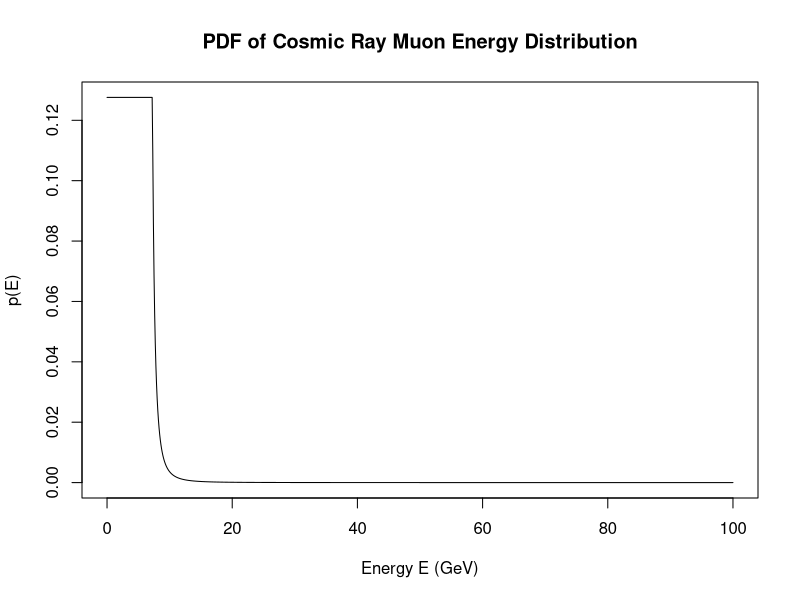
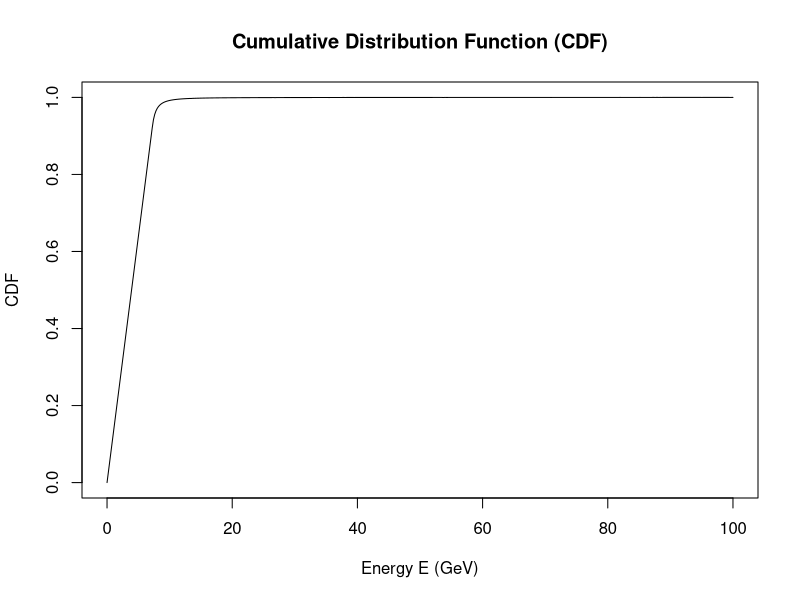

These figures' R source, in order:
# Part a
E0 <- 7.25
gamma <- 2.7

f1 <- function(E) rep(1, length(E))
f2 <- function(E) (E - E0 + 1)^(-gamma)
int1 <- integrate(f1, lower = 0, upper = E0)$value
int2 <- integrate(f2 , lower=E0, upper=Inf)$value

total_area <- int1 + int2

N <- 1/total_area

cat("Normalization constant N =", N, "\n")

# Part b
p_E <- function(E) {ifelse (E < E0, N, N * (E - E0 + 1)^(-gamma))}

curve(p_E, from=0, to=100, n=1000, ylab = "p(E)", xlab = "Energy E (GeV)", main = "PDF of Cosmic Ray Muon Energy Distribution")

# Part c
cdf_E <- function(E) {
  sapply(E, function(x) integrate(p_E, lower = 0, upper=x)$value)
}
E_vals <- seq(0, 100, length.out=500)

cdf_vals <- cdf_E(E_vals)

plot(E_vals, cdf_vals, type = "l",xlab = "Energy E (GeV)", ylab = "CDF", main = "Cumulative Distribution Function (CDF)")

# Part d
mean_integrand <- function(E) {
  E * ifelse(E < E0, N, N * (E - E0 + 1)^(-gamma))
}
mean_val <- integrate(mean_integrand, lower= 0, upper= Inf)$value

cat("Mean energy (expected value) =", mean_val, "GeV\n")
